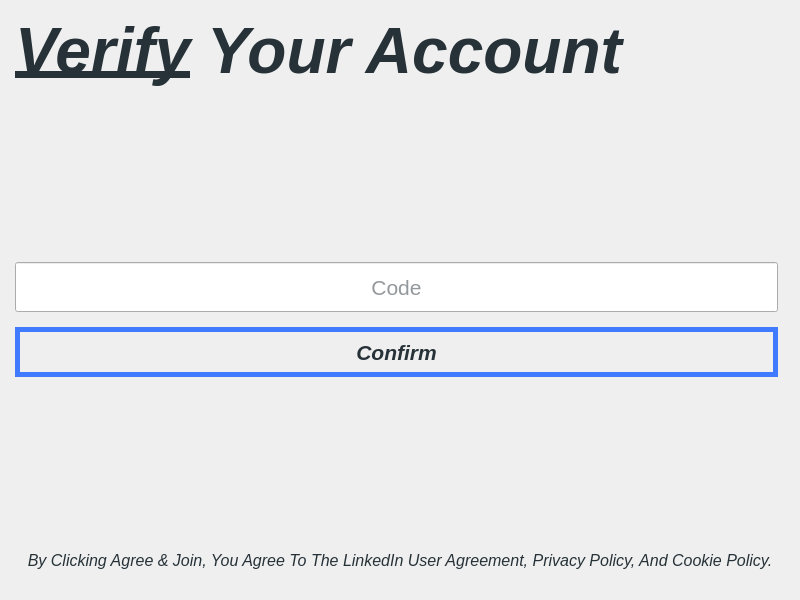
<?xml version="1.0" encoding="UTF-8"?>
<ui version="4.0">
 <class>Verification</class>
 <widget class="QWidget" name="Verification">
  <property name="geometry">
   <rect>
    <x>0</x>
    <y>0</y>
    <width>800</width>
    <height>600</height>
   </rect>
  </property>
  <property name="minimumSize">
   <size>
    <width>800</width>
    <height>600</height>
   </size>
  </property>
  <property name="maximumSize">
   <size>
    <width>880</width>
    <height>660</height>
   </size>
  </property>
  <property name="styleSheet">
   <string notr="true">* {
	color: rgb(38, 50, 56);
	border-radius: 1em;
}
QGroupBox {
	border: none;
}
QGroupBox QLineEdit:focus {
	background-color: rgb(64, 123, 255);
}
QGroupBox QPushButton {
	border: 5px solid rgb(64, 123, 255);
}
QGroupBox QPushButton:hover {
	background-color: rgb(64, 123, 255);
}</string>
  </property>
  <layout class="QGridLayout" name="gridLayout" rowstretch="1,0,0" columnstretch="1,0">
   <property name="leftMargin">
    <number>15</number>
   </property>
   <property name="topMargin">
    <number>15</number>
   </property>
   <property name="rightMargin">
    <number>15</number>
   </property>
   <property name="bottomMargin">
    <number>15</number>
   </property>
   <property name="spacing">
    <number>0</number>
   </property>
   <item row="0" column="1">
    <widget class="QLabel" name="imageLabel">
     <property name="text">
      <string/>
     </property>
     <property name="pixmap">
      <pixmap resource="../Resources/assets.qrc">:/security.svg</pixmap>
     </property>
    </widget>
   </item>
   <item row="2" column="0" colspan="2">
    <widget class="QLabel" name="policyLabel">
     <property name="minimumSize">
      <size>
       <width>0</width>
       <height>50</height>
      </size>
     </property>
     <property name="maximumSize">
      <size>
       <width>16777215</width>
       <height>50</height>
      </size>
     </property>
     <property name="font">
      <font>
       <pointsize>12</pointsize>
       <italic>true</italic>
      </font>
     </property>
     <property name="text">
      <string>By Clicking Agree &amp; Join, You Agree To The LinkedIn User Agreement, Privacy Policy, And Cookie Policy.</string>
     </property>
     <property name="alignment">
      <set>Qt::AlignCenter</set>
     </property>
    </widget>
   </item>
   <item row="0" column="0">
    <layout class="QVBoxLayout" name="sideLabel">
     <property name="spacing">
      <number>15</number>
     </property>
     <property name="bottomMargin">
      <number>0</number>
     </property>
     <item>
      <widget class="QLabel" name="titleLabel">
       <property name="font">
        <font>
         <pointsize>48</pointsize>
         <italic>true</italic>
         <bold>true</bold>
        </font>
       </property>
       <property name="text">
        <string>&lt;span style=&quot; text-decoration: underline; text-decoration-color:#407bff;&quot;&gt;Verify&lt;/span&gt; Your Account</string>
       </property>
       <property name="alignment">
        <set>Qt::AlignLeading|Qt::AlignLeft|Qt::AlignTop</set>
       </property>
       <property name="wordWrap">
        <bool>true</bool>
       </property>
      </widget>
     </item>
     <item>
      <widget class="QGroupBox" name="codeGroup">
       <property name="title">
        <string/>
       </property>
       <layout class="QVBoxLayout" name="verticalLayout">
        <property name="spacing">
         <number>15</number>
        </property>
        <property name="leftMargin">
         <number>0</number>
        </property>
        <property name="topMargin">
         <number>0</number>
        </property>
        <property name="rightMargin">
         <number>0</number>
        </property>
        <property name="bottomMargin">
         <number>0</number>
        </property>
        <item>
         <spacer name="upSpacer">
          <property name="orientation">
           <enum>Qt::Vertical</enum>
          </property>
          <property name="sizeHint" stdset="0">
           <size>
            <width>0</width>
            <height>0</height>
           </size>
          </property>
         </spacer>
        </item>
        <item>
         <widget class="QLineEdit" name="codeEdit">
          <property name="minimumSize">
           <size>
            <width>0</width>
            <height>50</height>
           </size>
          </property>
          <property name="maximumSize">
           <size>
            <width>16777215</width>
            <height>50</height>
           </size>
          </property>
          <property name="font">
           <font>
            <pointsize>16</pointsize>
           </font>
          </property>
          <property name="focusPolicy">
           <enum>Qt::ClickFocus</enum>
          </property>
          <property name="alignment">
           <set>Qt::AlignCenter</set>
          </property>
          <property name="placeholderText">
           <string>Code</string>
          </property>
         </widget>
        </item>
        <item>
         <widget class="QPushButton" name="confirmButton">
          <property name="minimumSize">
           <size>
            <width>0</width>
            <height>50</height>
           </size>
          </property>
          <property name="maximumSize">
           <size>
            <width>16777215</width>
            <height>50</height>
           </size>
          </property>
          <property name="font">
           <font>
            <pointsize>16</pointsize>
            <italic>true</italic>
            <bold>true</bold>
           </font>
          </property>
          <property name="cursor">
           <cursorShape>PointingHandCursor</cursorShape>
          </property>
          <property name="focusPolicy">
           <enum>Qt::ClickFocus</enum>
          </property>
          <property name="text">
           <string>Confirm</string>
          </property>
         </widget>
        </item>
        <item>
         <spacer name="bottomSpacer">
          <property name="orientation">
           <enum>Qt::Vertical</enum>
          </property>
          <property name="sizeHint" stdset="0">
           <size>
            <width>20</width>
            <height>40</height>
           </size>
          </property>
         </spacer>
        </item>
       </layout>
      </widget>
     </item>
    </layout>
   </item>
  </layout>
 </widget>
 <resources>
  <include location="../Resources/assets.qrc"/>
 </resources>
 <connections/>
</ui>
